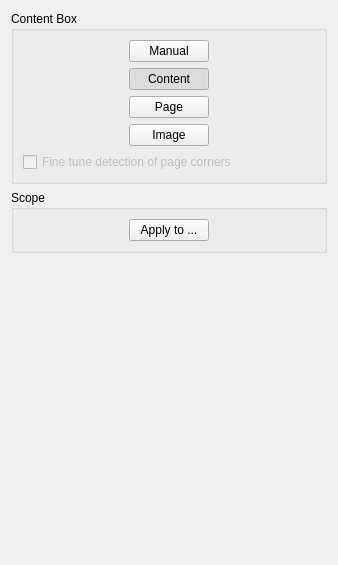
<?xml version="1.0" encoding="UTF-8"?>
<ui version="4.0">
 <class>SelectContentOptionsWidget</class>
 <widget class="QWidget" name="SelectContentOptionsWidget">
  <property name="geometry">
   <rect>
    <x>0</x>
    <y>0</y>
    <width>338</width>
    <height>565</height>
   </rect>
  </property>
  <property name="windowTitle">
   <string>Form</string>
  </property>
  <layout class="QVBoxLayout" name="verticalLayout">
   <item>
    <widget class="QGroupBox" name="contentDetectionBox">
     <property name="title">
      <string>Content Box</string>
     </property>
     <layout class="QVBoxLayout" name="verticalLayout_3">
      <item>
       <layout class="QHBoxLayout" name="detectionModeCenteringBox">
        <item>
         <spacer name="horizontalSpacer_2">
          <property name="orientation">
           <enum>Qt::Horizontal</enum>
          </property>
          <property name="sizeHint" stdset="0">
           <size>
            <width>281</width>
            <height>20</height>
           </size>
          </property>
         </spacer>
        </item>
        <item>
         <layout class="QVBoxLayout" name="detectionModeBox">
          <item>
           <widget class="QPushButton" name="manualModeBtn">
            <property name="sizePolicy">
             <sizepolicy hsizetype="Fixed" vsizetype="Fixed">
              <horstretch>0</horstretch>
              <verstretch>0</verstretch>
             </sizepolicy>
            </property>
            <property name="toolTip">
             <string>Manually adjust the content box size</string>
            </property>
            <property name="text">
             <string>Manual</string>
            </property>
            <property name="checkable">
             <bool>true</bool>
            </property>
            <property name="autoExclusive">
             <bool>true</bool>
            </property>
           </widget>
          </item>
          <item>
           <widget class="QPushButton" name="contentModeBtn">
            <property name="sizePolicy">
             <sizepolicy hsizetype="Fixed" vsizetype="Fixed">
              <horstretch>0</horstretch>
              <verstretch>0</verstretch>
             </sizepolicy>
            </property>
            <property name="toolTip">
             <string>Lay content box around the text on the page</string>
            </property>
            <property name="text">
             <string>Content</string>
            </property>
            <property name="checkable">
             <bool>true</bool>
            </property>
            <property name="checked">
             <bool>true</bool>
            </property>
            <property name="autoExclusive">
             <bool>true</bool>
            </property>
           </widget>
          </item>
          <item>
           <widget class="QPushButton" name="pageModeBtn">
            <property name="sizePolicy">
             <sizepolicy hsizetype="Fixed" vsizetype="Fixed">
              <horstretch>0</horstretch>
              <verstretch>0</verstretch>
             </sizepolicy>
            </property>
            <property name="toolTip">
             <string>Set content box to the size of the page</string>
            </property>
            <property name="statusTip">
             <string>This mode works best on images with clearly defined page borders (background black, page white).</string>
            </property>
            <property name="text">
             <string>Page</string>
            </property>
            <property name="checkable">
             <bool>true</bool>
            </property>
            <property name="autoExclusive">
             <bool>true</bool>
            </property>
           </widget>
          </item>
          <item>
           <widget class="QPushButton" name="imageModeBtn">
            <property name="sizePolicy">
             <sizepolicy hsizetype="Fixed" vsizetype="Fixed">
              <horstretch>0</horstretch>
              <verstretch>0</verstretch>
             </sizepolicy>
            </property>
            <property name="toolTip">
             <string>Disable content detection and set whole image as content area</string>
            </property>
            <property name="statusTip">
             <string>This is useful, if the images are already the size of the output page. Set all borders to 0 in the next step.</string>
            </property>
            <property name="whatsThis">
             <string/>
            </property>
            <property name="text">
             <string>Image</string>
            </property>
            <property name="checkable">
             <bool>true</bool>
            </property>
            <property name="autoExclusive">
             <bool>true</bool>
            </property>
           </widget>
          </item>
         </layout>
        </item>
        <item>
         <spacer name="horizontalSpacer">
          <property name="orientation">
           <enum>Qt::Horizontal</enum>
          </property>
          <property name="sizeHint" stdset="0">
           <size>
            <width>281</width>
            <height>20</height>
           </size>
          </property>
         </spacer>
        </item>
       </layout>
      </item>
      <item>
       <widget class="QCheckBox" name="fineTunePageCB">
        <property name="enabled">
         <bool>false</bool>
        </property>
        <property name="focusPolicy">
         <enum>Qt::NoFocus</enum>
        </property>
        <property name="statusTip">
         <string>Decrease page size so all corners are out of the black area</string>
        </property>
        <property name="text">
         <string>Fine tune detection of page corners</string>
        </property>
       </widget>
      </item>
     </layout>
    </widget>
   </item>
   <item>
    <widget class="QGroupBox" name="scopeBox">
     <property name="title">
      <string>Scope</string>
     </property>
     <layout class="QVBoxLayout">
      <item>
       <layout class="QHBoxLayout">
        <item>
         <spacer>
          <property name="orientation">
           <enum>Qt::Horizontal</enum>
          </property>
          <property name="sizeHint" stdset="0">
           <size>
            <width>40</width>
            <height>20</height>
           </size>
          </property>
         </spacer>
        </item>
        <item>
         <widget class="QPushButton" name="applyToBtn">
          <property name="text">
           <string>Apply to ...</string>
          </property>
         </widget>
        </item>
        <item>
         <spacer>
          <property name="orientation">
           <enum>Qt::Horizontal</enum>
          </property>
          <property name="sizeHint" stdset="0">
           <size>
            <width>40</width>
            <height>20</height>
           </size>
          </property>
         </spacer>
        </item>
       </layout>
      </item>
     </layout>
    </widget>
   </item>
   <item>
    <spacer name="verticalSpacer">
     <property name="orientation">
      <enum>Qt::Vertical</enum>
     </property>
     <property name="sizeHint" stdset="0">
      <size>
       <width>20</width>
       <height>40</height>
      </size>
     </property>
    </spacer>
   </item>
  </layout>
 </widget>
 <resources>
  <include location="../../../app/resources/resources.qrc"/>
 </resources>
 <connections/>
</ui>
